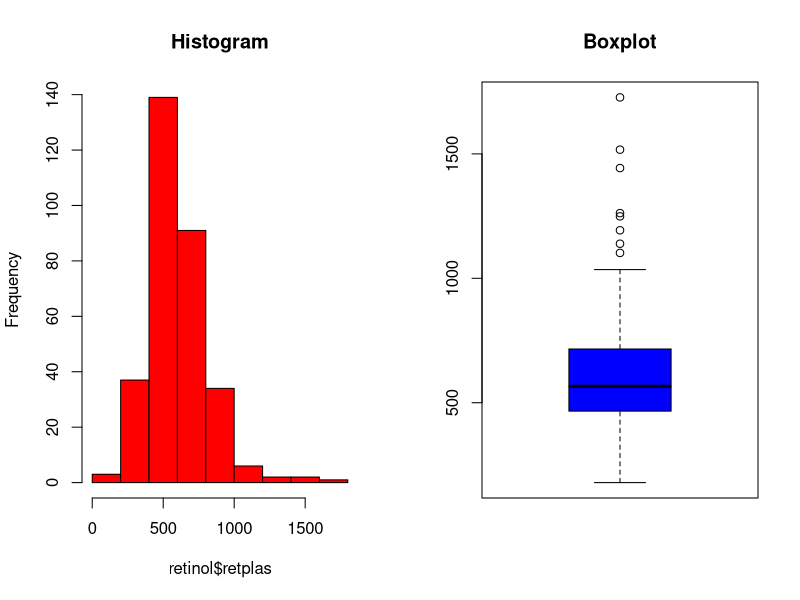
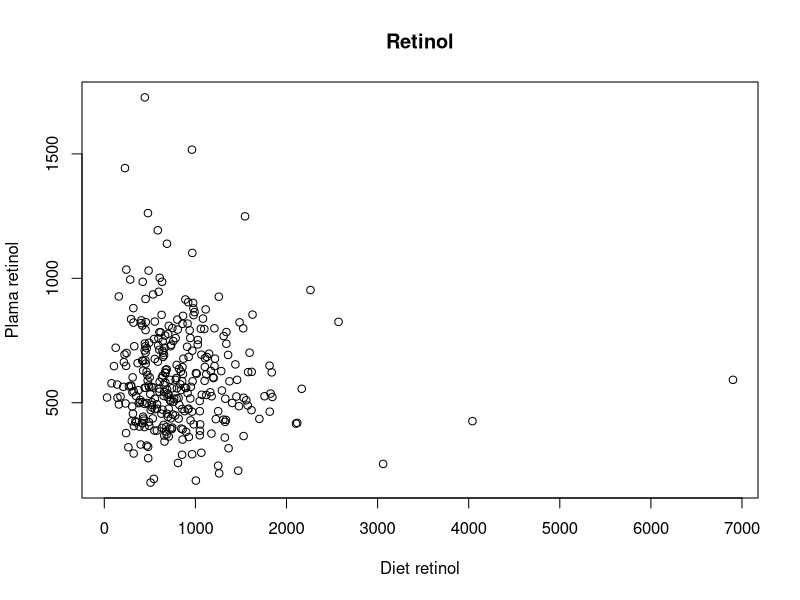
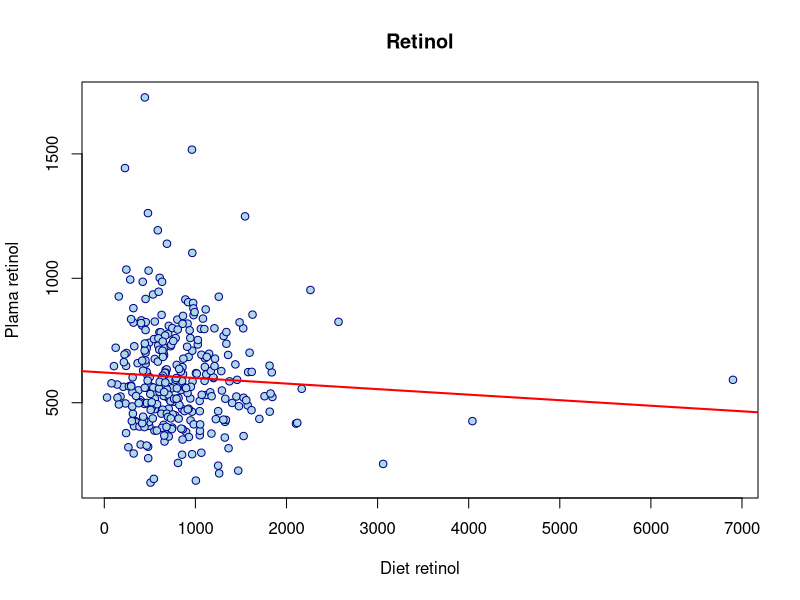
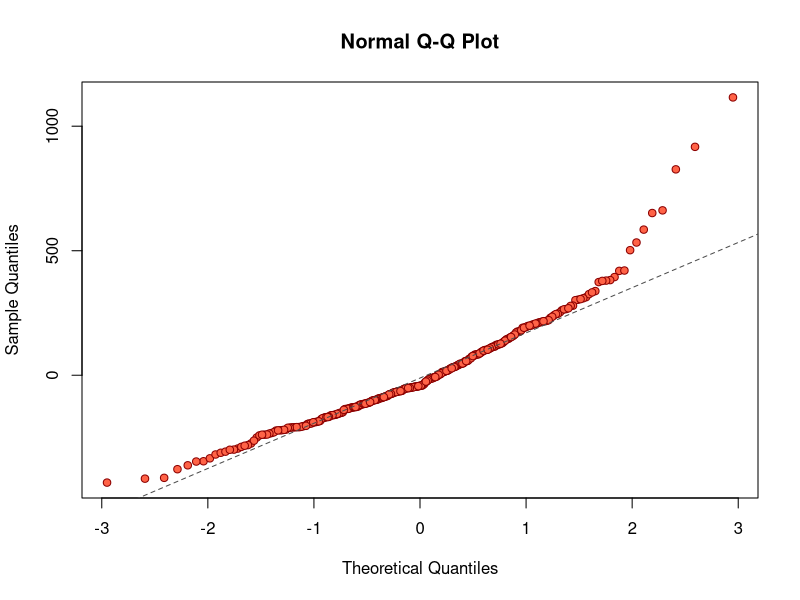
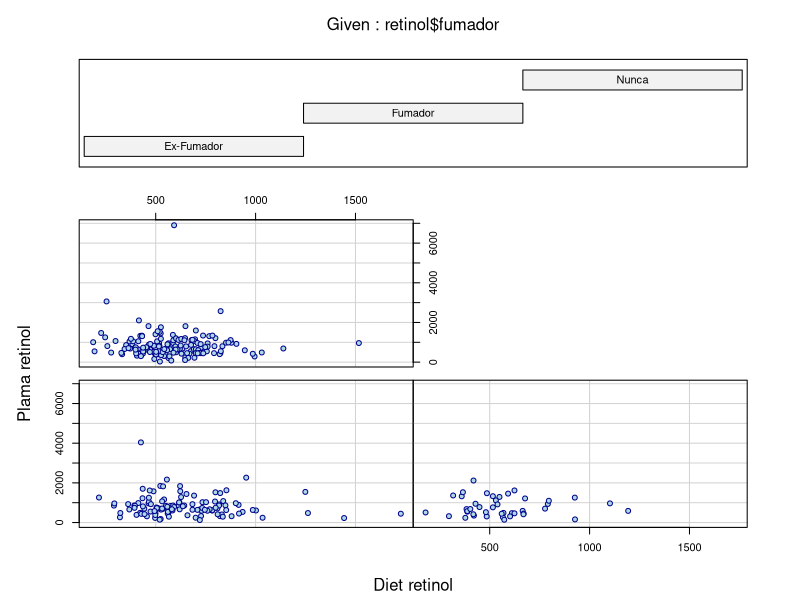
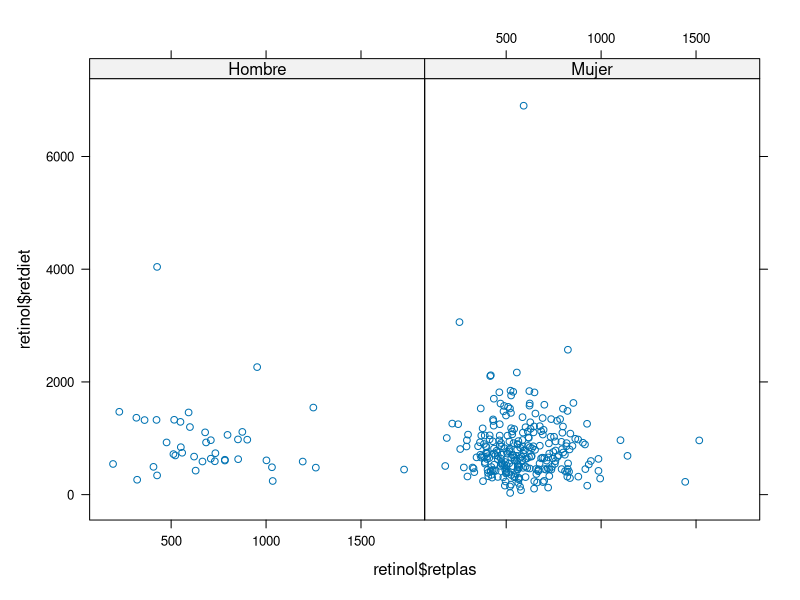
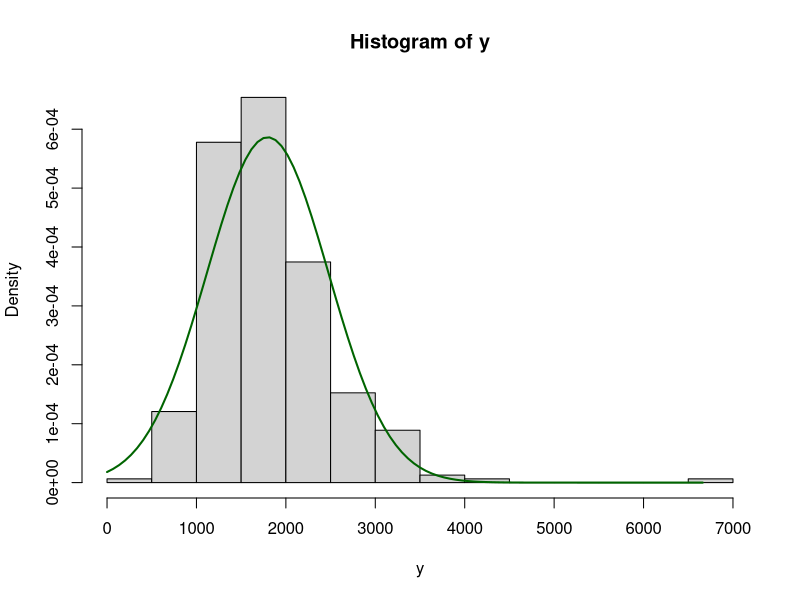
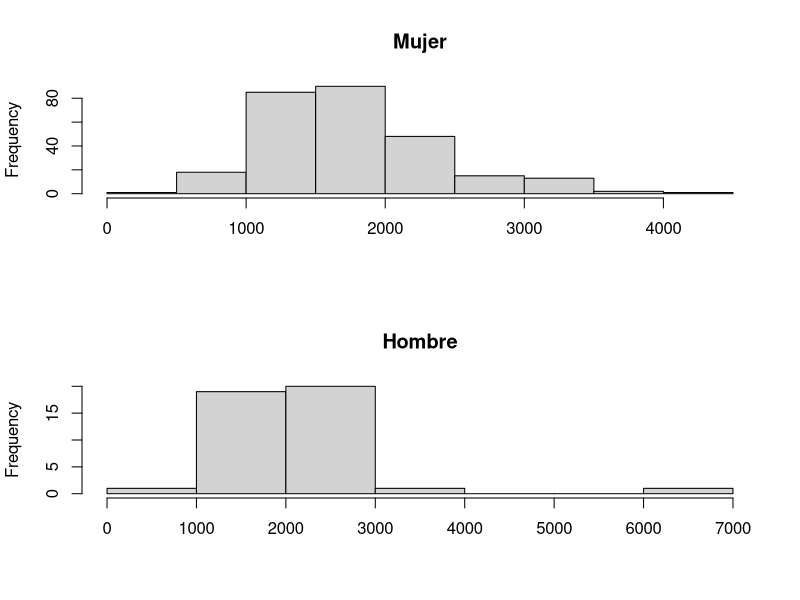

The R script that drew these images, in order:
# Task 1
retinol <- read.delim("Data_for_exercises/retinol.txt")

# Task 2
par(mfrow=c(1,2))
hist(retinol$retplas, col="red", main="Histogram")
boxplot(retinol$retplas, col="blue", main="Boxplot")

# Task 3
par(mfrow=c(1,1))
plot(retinol$retdiet, retinol$retplas, main="Retinol",
     xlab="Diet retinol", ylab="Plama retinol")

# Task 4
mod <- lm(retplas ~ retdiet, data=retinol)
plot(retinol$retdiet, retinol$retplas, main="Retinol",
     xlab="Diet retinol", ylab="Plama retinol", pch=21,
     col="darkblue", bg="lightblue")
abline(mod, lwd=2, col="red")

# Task 5
resids <- resid(mod)
qqnorm(resids, pch=21, col="darkred", bg="tomato")
qqline(resids, col="gray30", lty=2)

# Task 6
coplot(retinol$retdiet ~ retinol$retplas | retinol$fumador,
       xlab="Diet retinol", ylab="Plama retinol", pch=21,
       col="darkblue", bg="lightblue")

# Task 7
library(lattice)
xyplot(retinol$retdiet ~ retinol$retplas | retinol$sexo)

# Task 8
y <- retinol$calorias
hist(y, freq = FALSE)
x <- seq(0, max(y), length=100)
lines(x, dnorm(x, mean(y), sd(y)), col="darkgreen", lwd=2)

# Task 9
par(mfrow=c(2,1))
hist(retinol$calorias[retinol$sexo=="Mujer"], main="Mujer", xlab="")
hist(retinol$calorias[retinol$sexo=="Hombre"], main="Hombre", xlab="")
